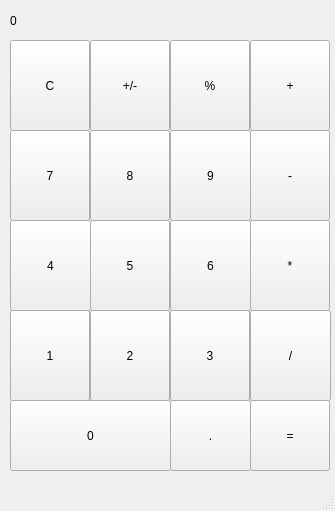
<?xml version="1.0" encoding="UTF-8"?>
<ui version="4.0">
 <class>MainWindow</class>
 <widget class="QMainWindow" name="MainWindow">
  <property name="geometry">
   <rect>
    <x>0</x>
    <y>0</y>
    <width>335</width>
    <height>511</height>
   </rect>
  </property>
  <property name="windowTitle">
   <string>MainWindow</string>
  </property>
  <widget class="QWidget" name="centralwidget">
   <widget class="QPushButton" name="pushButton_1">
    <property name="geometry">
     <rect>
      <x>10</x>
      <y>310</y>
      <width>80</width>
      <height>91</height>
     </rect>
    </property>
    <property name="text">
     <string>1</string>
    </property>
   </widget>
   <widget class="QPushButton" name="pushButton_2">
    <property name="geometry">
     <rect>
      <x>90</x>
      <y>310</y>
      <width>80</width>
      <height>91</height>
     </rect>
    </property>
    <property name="text">
     <string>2</string>
    </property>
   </widget>
   <widget class="QPushButton" name="pushButton_3">
    <property name="geometry">
     <rect>
      <x>170</x>
      <y>310</y>
      <width>80</width>
      <height>91</height>
     </rect>
    </property>
    <property name="text">
     <string>3</string>
    </property>
   </widget>
   <widget class="QPushButton" name="pushButton_4">
    <property name="geometry">
     <rect>
      <x>10</x>
      <y>220</y>
      <width>81</width>
      <height>91</height>
     </rect>
    </property>
    <property name="text">
     <string>4</string>
    </property>
   </widget>
   <widget class="QPushButton" name="pushButton_5">
    <property name="geometry">
     <rect>
      <x>90</x>
      <y>220</y>
      <width>80</width>
      <height>91</height>
     </rect>
    </property>
    <property name="text">
     <string>5</string>
    </property>
   </widget>
   <widget class="QPushButton" name="pushButton_6">
    <property name="geometry">
     <rect>
      <x>170</x>
      <y>220</y>
      <width>81</width>
      <height>91</height>
     </rect>
    </property>
    <property name="text">
     <string>6</string>
    </property>
   </widget>
   <widget class="QPushButton" name="pushButton_7">
    <property name="geometry">
     <rect>
      <x>10</x>
      <y>130</y>
      <width>80</width>
      <height>91</height>
     </rect>
    </property>
    <property name="text">
     <string>7</string>
    </property>
   </widget>
   <widget class="QPushButton" name="pushButton_8">
    <property name="geometry">
     <rect>
      <x>90</x>
      <y>130</y>
      <width>80</width>
      <height>91</height>
     </rect>
    </property>
    <property name="text">
     <string>8</string>
    </property>
   </widget>
   <widget class="QPushButton" name="pushButton_9">
    <property name="geometry">
     <rect>
      <x>170</x>
      <y>130</y>
      <width>81</width>
      <height>91</height>
     </rect>
    </property>
    <property name="text">
     <string>9</string>
    </property>
   </widget>
   <widget class="QPushButton" name="pushButton_Erase">
    <property name="geometry">
     <rect>
      <x>10</x>
      <y>40</y>
      <width>80</width>
      <height>91</height>
     </rect>
    </property>
    <property name="text">
     <string>C</string>
    </property>
   </widget>
   <widget class="QPushButton" name="pushButton_plus_minus">
    <property name="geometry">
     <rect>
      <x>90</x>
      <y>40</y>
      <width>80</width>
      <height>91</height>
     </rect>
    </property>
    <property name="text">
     <string>+/-</string>
    </property>
   </widget>
   <widget class="QPushButton" name="pushButton_percent">
    <property name="geometry">
     <rect>
      <x>170</x>
      <y>40</y>
      <width>80</width>
      <height>91</height>
     </rect>
    </property>
    <property name="text">
     <string>%</string>
    </property>
   </widget>
   <widget class="QPushButton" name="pushButton_0">
    <property name="geometry">
     <rect>
      <x>10</x>
      <y>400</y>
      <width>161</width>
      <height>71</height>
     </rect>
    </property>
    <property name="text">
     <string>0</string>
    </property>
   </widget>
   <widget class="QPushButton" name="pushButton_dot">
    <property name="geometry">
     <rect>
      <x>170</x>
      <y>400</y>
      <width>81</width>
      <height>71</height>
     </rect>
    </property>
    <property name="text">
     <string>.</string>
    </property>
   </widget>
   <widget class="QPushButton" name="pushButton_plus">
    <property name="geometry">
     <rect>
      <x>250</x>
      <y>40</y>
      <width>80</width>
      <height>91</height>
     </rect>
    </property>
    <property name="text">
     <string>+</string>
    </property>
   </widget>
   <widget class="QPushButton" name="pushButton_minus">
    <property name="geometry">
     <rect>
      <x>250</x>
      <y>130</y>
      <width>80</width>
      <height>91</height>
     </rect>
    </property>
    <property name="text">
     <string>-</string>
    </property>
   </widget>
   <widget class="QPushButton" name="pushButton_multiply">
    <property name="geometry">
     <rect>
      <x>250</x>
      <y>220</y>
      <width>80</width>
      <height>91</height>
     </rect>
    </property>
    <property name="text">
     <string>*</string>
    </property>
   </widget>
   <widget class="QPushButton" name="pushButton_res">
    <property name="geometry">
     <rect>
      <x>250</x>
      <y>400</y>
      <width>80</width>
      <height>71</height>
     </rect>
    </property>
    <property name="text">
     <string>=</string>
    </property>
   </widget>
   <widget class="QLabel" name="result_show">
    <property name="geometry">
     <rect>
      <x>10</x>
      <y>0</y>
      <width>321</width>
      <height>41</height>
     </rect>
    </property>
    <property name="styleSheet">
     <string notr="true">QLabel {
  qproperty-alignment: 'AlignVCenter | AlignRight';
  border: 1px solid grey;
}

background-color : white;</string>
    </property>
    <property name="text">
     <string>0</string>
    </property>
   </widget>
   <widget class="QPushButton" name="pushButton_divide">
    <property name="geometry">
     <rect>
      <x>250</x>
      <y>310</y>
      <width>81</width>
      <height>91</height>
     </rect>
    </property>
    <property name="text">
     <string>/</string>
    </property>
   </widget>
  </widget>
  <widget class="QMenuBar" name="menubar">
   <property name="geometry">
    <rect>
     <x>0</x>
     <y>0</y>
     <width>335</width>
     <height>25</height>
    </rect>
   </property>
  </widget>
  <widget class="QStatusBar" name="statusbar"/>
 </widget>
 <resources/>
 <connections/>
</ui>
